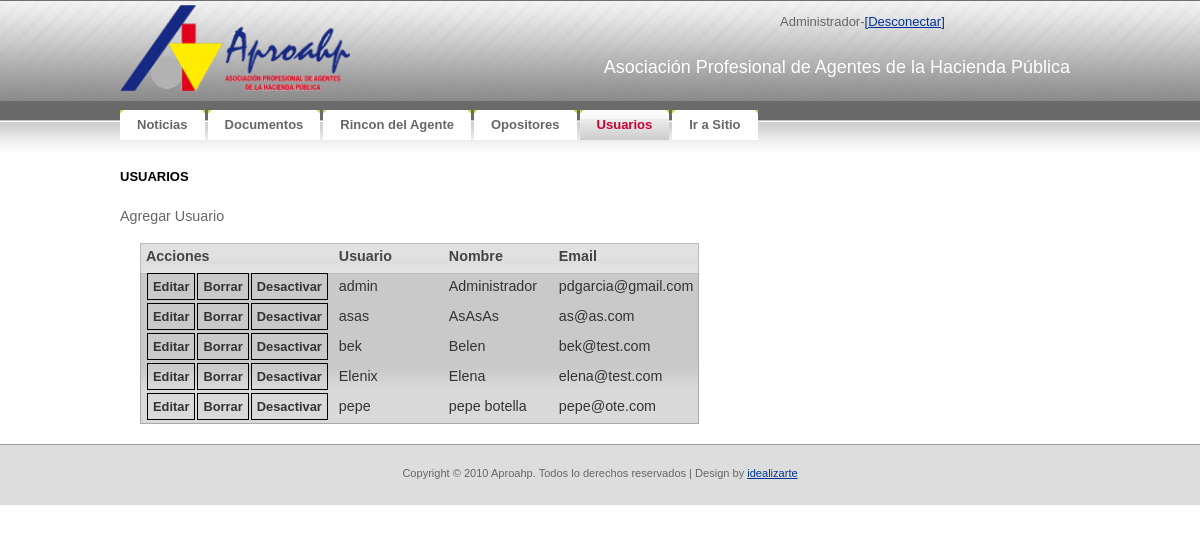
/admin/usuarios.php (signed in), run on the app's committed database.
### tables this page shows
CREATE TABLE IF NOT EXISTS `tbl_users` (
  `USR_ID` bigint(20) NOT NULL AUTO_INCREMENT,
  `USR_username` varchar(32) NOT NULL,
  `USR_password` varchar(32) NOT NULL,
  `USR_Displayname` varchar(32) NOT NULL,
  `USR_email` varchar(100) NOT NULL,
  `USR_Activo` tinyint(1) NOT NULL,
  PRIMARY KEY (`USR_ID`)
);

### admin/usuarios.php (the view, shortened to what this page needs)
<!DOCTYPE html PUBLIC "-//W3C//DTD XHTML 1.0 Strict//EN"
  "http://www.w3.org/TR/xhtml1/DTD/xhtml1-strict.dtd">
<html xmlns="http://www.w3.org/1999/xhtml" xml:lang="en" lang="en">
<head>
	<link rel="stylesheet" href="../css/reset.css" type="text/css" media="screen" charset="utf-8">
	<link rel="stylesheet" href="../css/aproahp.css" type="text/css" media="screen" charset="utf-8">
	<link rel="stylesheet" href="../css/jquery-ui.css" type="text/css" media="screen" charset="utf-8">
	<link rel="stylesheet" href="css/style.css" type="text/css" media="screen" charset="utf-8">
</head>
<body>
<div id="container">
<?php require("header.php")?>
<div id='usuarios'>
	<h3>Usuarios</h3><br/>
	<div id="adduser" >Agregar Usuario</div>
<?php
		echo "<div id='usuarioslist'><table class='ui-widget ui-widget-content'>";
		echo "<thead  class='ui-widget-header'><td>Acciones</td><td>Usuario</td><td>Nombre</td><td>Email</td></thead>";
		$usr_result=mysql_query("SELECT * FROM tbl_users ORDER BY USR_Displayname;");
		for ($x = 0, $numrows = mysql_num_rows($usr_result); $x < $numrows; $x++) {
			$row = mysql_fetch_assoc($usr_result);
			echo "<tr><td><div class='edit' rel='".$row["USR_ID"]."'>Editar</div><div class=borrar rel='".$row["USR_ID"]."'>Borrar</div><div rel='".$row["USR_ID"]."' class=activar";
			if(trim($row["USR_Activo"]) =="1") echo ">Desactivar"; else echo ">Activar";
			echo"</div></td><td>".$row["USR_username"]."</td><td>".$row["USR_Displayname"]."</td><td>".$row["USR_email"]."</td></tr>";
		}
		echo "</table></div>";
?>
</div>
</div>
</body>
</html>

### css/aproahp.css (style rules this page uses)
* { margin: 0; padding: 0; }
body, th { background: #FFFFFF url(../images/img01.gif) repeat-x; font-family: Verdana, Arial, Helvetica, sans-serif; font-size: 13px; color: #666666; }
h3 { margin-bottom: 1em; text-transform: uppercase; font-size: 100%; color: #000000; }
p, ul, ol { margin-bottom: 1.5em; line-height: 1.6em; }
p { color:#666666; }
a:link { color: #003399; }
#container { width: 960px; padding: 0px 0px 0px 0px; margin:0 auto; text-align:justify; }
#footer { height:20px; padding: 20px; background: #DDDDDD; border-top: 1px solid #999999; }
#footer p { margin: 0; text-align: center; font-size: 85%; }

### admin/css/style.css (style rules this page uses)
.edit, .borrar, .activar { font-size: .9em; font-weight: bold; display: inline; position: relative; padding: 5px; margin: 1px; border: 1px solid black; cursor: pointer; }
#usuarios table tr { height: 30px; text-align: left; }
#usuarios table td { padding: 5px; min-width: 100px; }
#usuarios table thead { font-weight: bold; }
#usuarioslist { margin: 20px; }

### data on the page
tbl_users: USR_Activo "Desactivar", USR_username "admin", USR_Displayname "Administrador", USR_email "pdgarcia@gmail.com"
tbl_users: USR_Activo "Desactivar", USR_username "asas", USR_Displayname "AsAsAs", USR_email "as@as.com"
tbl_users: USR_Activo "Desactivar", USR_username "bek", USR_Displayname "Belen", USR_email "bek@test.com"
tbl_users: USR_Activo "Desactivar", USR_username "Elenix", USR_Displayname "Elena", USR_email "elena@test.com"
tbl_users: USR_Activo "Desactivar", USR_username "pepe", USR_Displayname "pepe botella", USR_email "pepe@ote.com"

### other printed values
$_SESSION['DisplayName'] "Administrador"
$item['Name'] "Noticias"
$item['Name'] "Documentos"
$item['Name'] "Rincon del Agente"
$item['Name'] "Opositores"
$item['Name'] "Usuarios"
$item['Name'] "Ir a Sitio"
